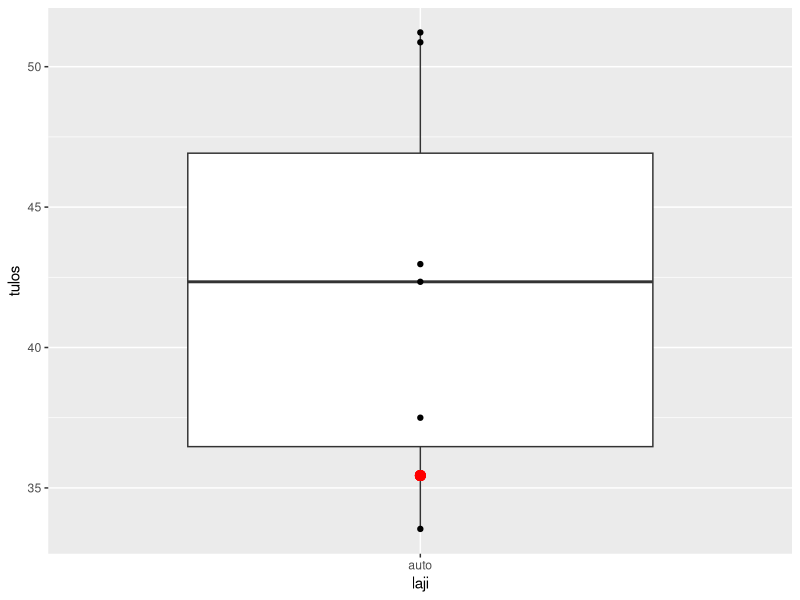
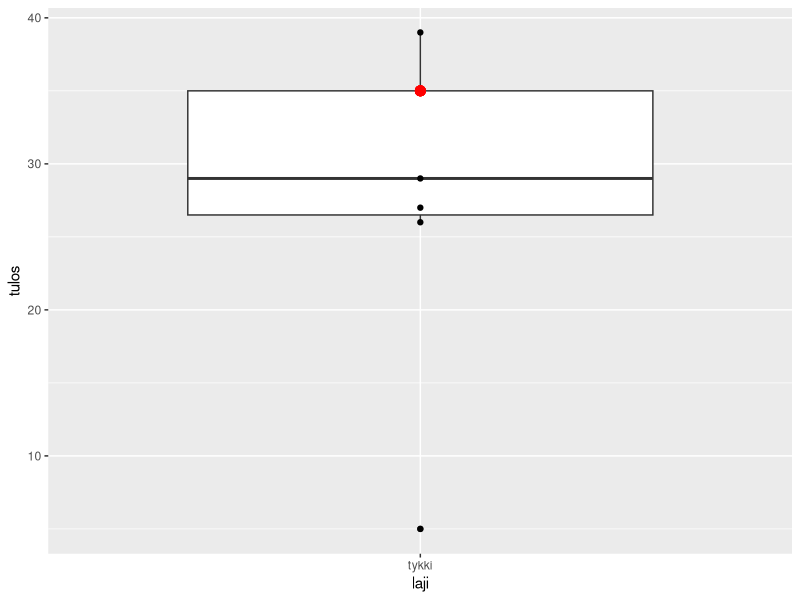
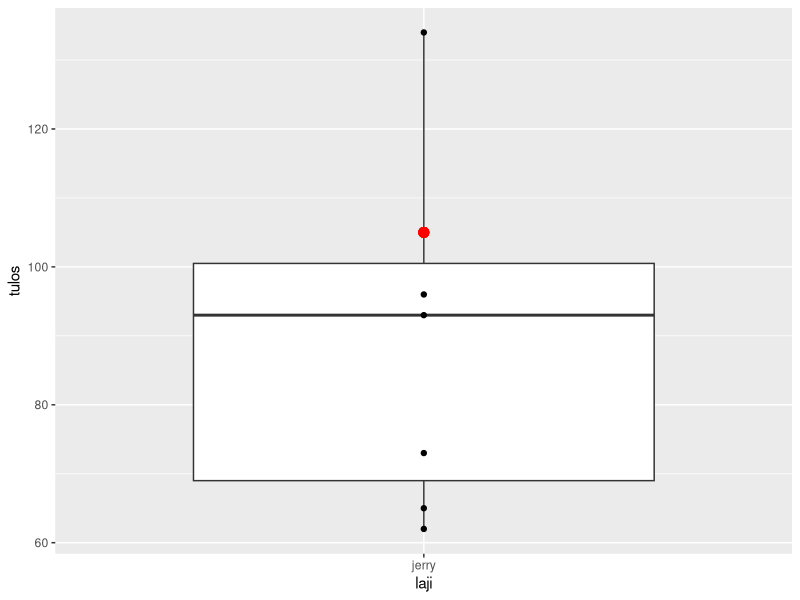

The R source for these figures, in order:
library(tidyverse)

# oma 35.44
auto <- c(42.97, 51.22, 42.34, 37.50, 33.54, 50.87, 35.44)
# oma 35
tykki <- c(26, 5, 35, 39, 29, 27, 35)
# oma 105
jerry <- c(73, 65, 134, 93, 96, 62, 105)

res <- data.frame(auto, tykki, jerry) %>%
  pivot_longer(cols = everything(), names_to = "laji", values_to = "tulos")

library(ggplot2)

ggplot(filter(res, laji == "auto")) +
  geom_boxplot(aes(x = laji, y = tulos)) +
  geom_point(aes(x = laji, y = tulos)) +
  geom_point(aes(x = "auto", y = 35.44), size = 3, color = "red")

ggplot(filter(res, laji == "tykki")) +
  geom_boxplot(aes(x = laji, y = tulos)) +
  geom_point(aes(x = laji, y = tulos)) +
  geom_point(aes(x = "tykki", y = 35), size = 3, color = "red")

ggplot(filter(res, laji == "jerry")) +
  geom_boxplot(aes(x = laji, y = tulos)) +
  geom_point(aes(x = laji, y = tulos)) +
  geom_point(aes(x = "jerry", y = 105), size = 3, color = "red")